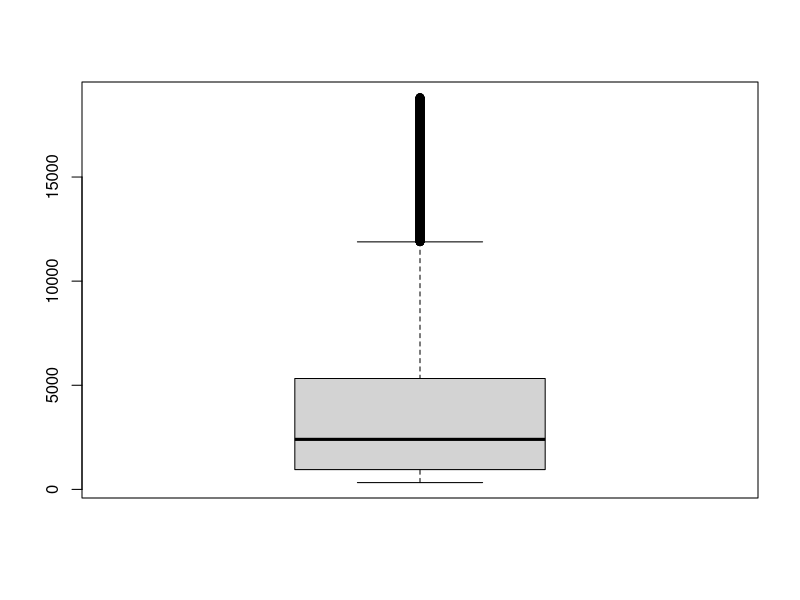
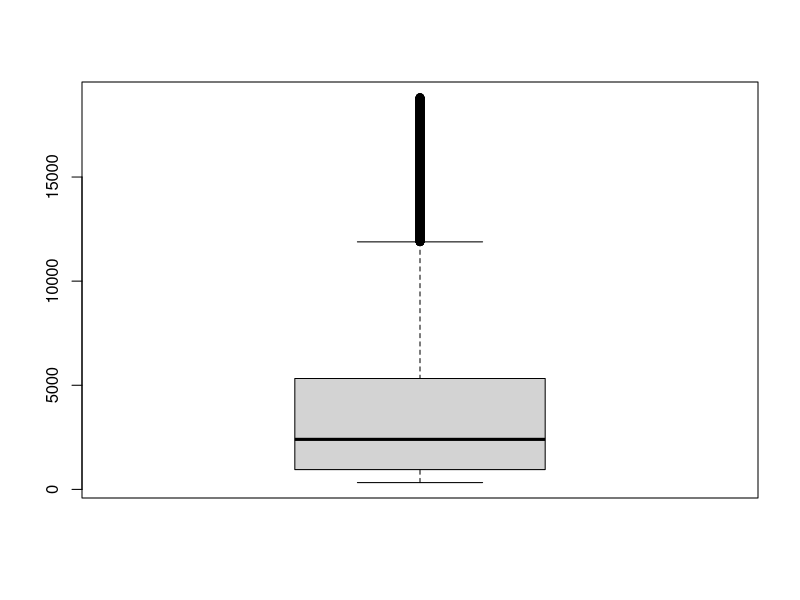
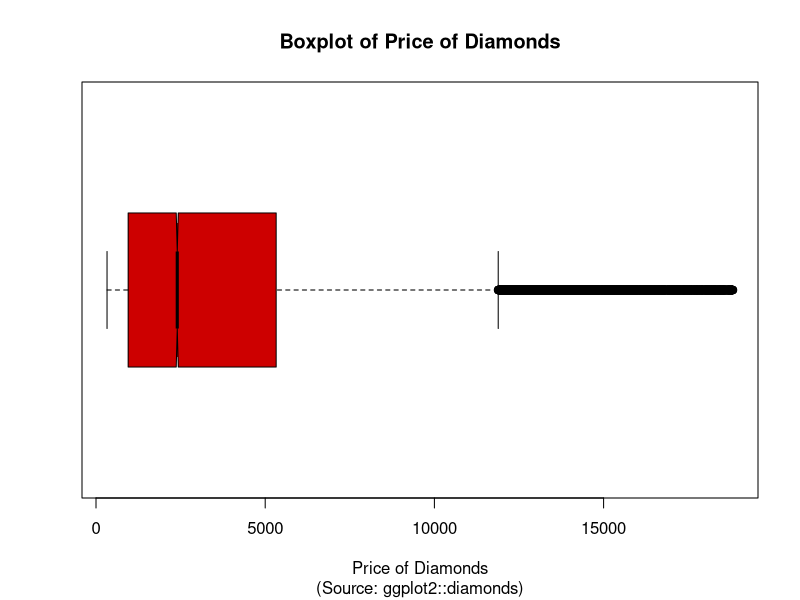
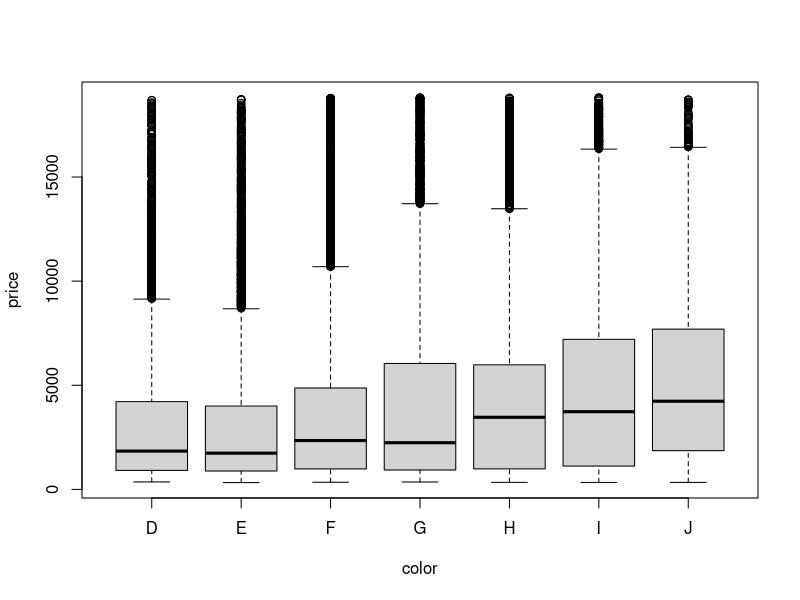
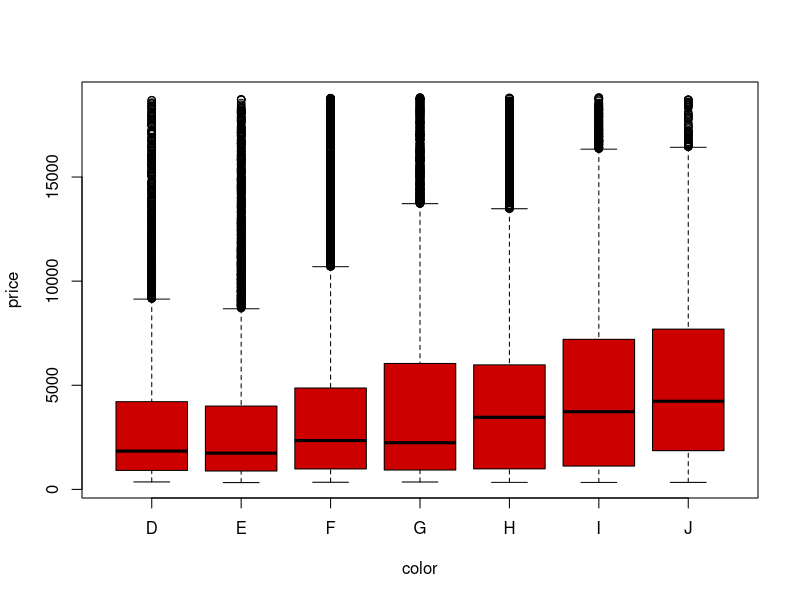

Reproduce these figures in R, in order.
# load packages
library(tidyverse)

# load dataset from ggplot2
?diamonds
diamonds

# barplot of frequencies
?boxplot

# basic boxplot (w/defaults)
boxplot(diamonds$price)

# similar using pipes
diamonds %>%
    select(price) %>%
    boxplot()

# boxplot with options
diamonds %>%
    select(price) %>%
    boxplot(
        horizontal = T,
        notch = T, # confidence interval for median
        main = "Boxplot of Price of Diamonds",
        sub = "(Source: ggplot2::diamonds)",
        xlab = "Price of Diamonds",
        col = "#CD0000"
    )

# boxplots by groups
# using plot
diamonds %>%
    select(color, price) %>%
    plot()

# using boxplot
diamonds %>%
    select(color, price) %>%
    boxplot(
        price ~ color, # tilde indicates formula
        data = . , # dot is placeholder for pipe
        col = "#CD0000"
    )

# Clean up
rm(list = ls())

# Clear packages
detach("package:tidyverse", unload= T)